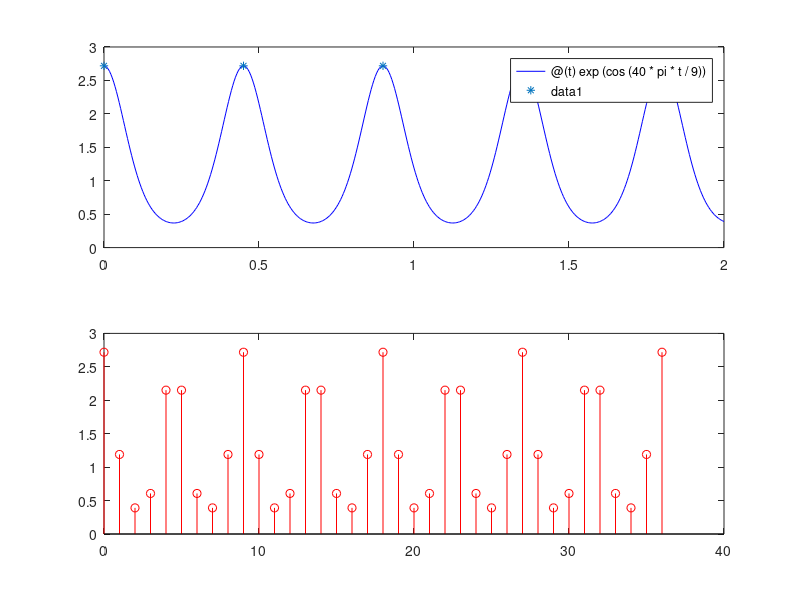

Recreate this plot in MATLAB. (Note: this script raises an error after producing the figure.)
1;

xt = @(t) exp(cos(40*pi*t/9));
xtp = 0:0.45:2;
ytp = feval(xt,xtp);

xn = @(n) exp(cos(40*pi*n/9));
n = 0:36;
yn = feval(xn,n);
xnp = 0:9:36;
ynp = feval(xn,xnp);


figure
subplot(2,1,1);
fplot(xt,[0,2],'b');
hold on;
scatter(xtp,ytp,'*');
hold off;
axis auto;

subplot(2,1,2);
stem(n,yn,'r');
hold on;
scatter(xnp,ynp,'x','b');
hold off;
axis auto;